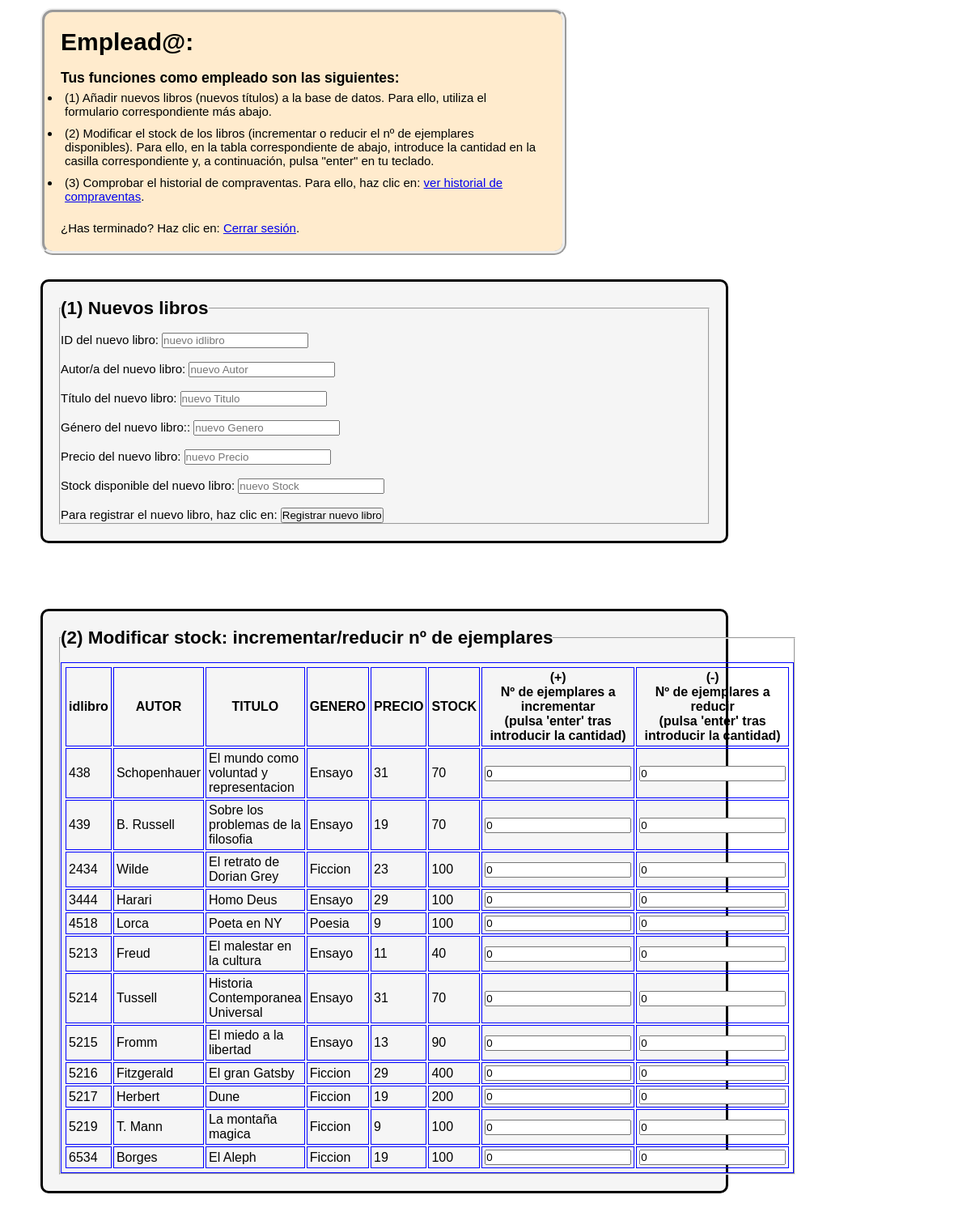
/log_empleado.php, run on the app's committed database.
### tables this page shows
CREATE TABLE `tablalibros`(
  `idlibro` int,
  `Autor` varchar(50),
  `Titulo` varchar(100),
  `Genero` varchar(50),
  `Precio` int,
  `Stock` int,
  PRIMARY KEY (`idlibro`)
);

### log_empleado.php (the view, shortened to what this page needs)
<?php
   include 'conexionBDD.php';
?>
<html>
   <head>
      <link rel="stylesheet" href="bookline.css">
   </head>
   <body class="body_log_empleado">
      <div class="div_titulo">
         <h1>Emplead@: <?php echo $_SESSION['nombre_usuario']; ?> </h1>
         <br>
         <h3> Tus funciones como empleado son las siguientes: </h3>
         <ul>
            <li>(1) Añadir nuevos libros (nuevos títulos) a la base de datos.
                     Para ello, utiliza el formulario correspondiente más abajo.</li>
            <li>(2) Modificar el stock de los libros (incrementar o reducir el nº de ejemplares disponibles).
                     Para ello, en la tabla correspondiente de abajo, introduce la cantidad
                     en la casilla correspondiente y, a continuación, pulsa "enter" en tu teclado.</li>
            <li>(3) Comprobar el historial de compraventas.
                     Para ello, haz clic en: <a href = 'compra-ventas.php'> ver historial de compraventas</a>.</li>
         </ul>
         <br>
         <p> ¿Has terminado? Haz clic en: <a href = 'logout.php'> Cerrar sesión</a>.</p>
      </div>
      <div class="tabla_nuevo_libro">
         <form action="accion_empleado.php" method="POST">
            <fieldset>
               <legend><h2> (1) Nuevos libros </h2></legend>
               <br>
               <label for="idlibro"> ID del nuevo libro:</label>
               <input type="number" id="idlibro" name="idlibro" value="" placeholder="nuevo idlibro">
               <br><br>
               <label for="Autor"> Autor/a del nuevo libro:</label>
               <input type="text" id="Autor" name="Autor" value="" placeholder="nuevo Autor">
               <br><br>
               <label for="Titulo">Título del nuevo libro:</label>
               <input type="text" id="Titulo" name="Titulo" value= "" placeholder="nuevo Titulo">
               <br><br>
               <label for="Genero">Género del nuevo libro::</label>
               <input type="text" id="Genero" name="Genero" value="" placeholder="nuevo Genero">
               <br><br>
               <label for="Precio">Precio del nuevo libro:</label>
               <input type="number" id="Precio" name="Precio" value="" placeholder="nuevo Precio">
               <br><br>
               <label for="Stock">Stock disponible del nuevo libro:</label>
               <input type="number" id="Stock" name="Stock" value="" placeholder="nuevo Stock">
               <br><br>
               <label for="id_submit">Para registrar el nuevo libro, haz clic en:</label>
               <input type="submit" id="id_submit" name="registrar_libro" value="Registrar nuevo libro">
            </fieldset>
         </form>
      </div>
      <br><br><br>
      <?php
         echo "
         <div class='tabla_stock_libros'>
            <fieldset>
               <legend><h2> (2) Modificar stock: incrementar/reducir nº de ejemplares </h2></legend>
               <br>
               <table>\n
               <tr>\n
                  <th>idlibro</th>\n
                  <th>AUTOR</th>\n
                  <th>TITULO</th>\n
                  <th>GENERO</th>\n
                  <th>PRECIO</th>\n
                  <th>STOCK</th>\n
                  <th> (+) <br> Nº de ejemplares a incrementar <br> (pulsa 'enter' tras introducir la cantidad) </th>\n
                  <th> (-) <br> Nº de ejemplares a reducir <br> (pulsa 'enter' tras introducir la cantidad) </th>\n
               </tr>\n
            </fieldset>
         </div>";
         $comando_sql = "SELECT * FROM tablalibros";
         $ejecucion = mysqli_query($conexion, $comando_sql);
         while ($i = mysqli_fetch_assoc($ejecucion)) {
            echo "<tr>\n
                  <td>" . $i["idlibro"] . "</td>\n
                  <td>" . $i["Autor"] . "</td>\n
                  <td>" . $i["Titulo"] . "</td>\n
                  <td>" . $i["Genero"] . "</td>\n
                  <td>" . $i["Precio"] . "</td>\n
                  <td>" . $i["Stock"] . "</td>\n
                  <td><form action='accion_empleado.php' method='POST'>
                     <input type='hidden' name='id' value='" . $i["idlibro"] . "'>
                     <input type='number' name='incrementar' value='0'></form></td>\n
                  <td><form action='accion_empleado.php' method='POST'>
                     <input type='hidden' name='id' value='" . $i["idlibro"] . "'>
                     <input type='number' name='reducir' value='0'></form></td>\n
                  </tr>";
         };
      ?>
   </body>
</html>

### bookline.css (style rules this page uses)
* { margin: 0; padding: 0; box-sizing: border-box; font-family: sans-serif; }
.div_titulo { background-color: blanchedalmond; border-style:ridge; border-radius:15px; border-width: 5px; padding: 20px; margin-left: 50px; margin-right: 500px; margin-bottom: 30px; }
.div_titulo ul li { padding: 5px; }
.body_log_empleado { font-family: sans-serif; font-size: 15px; background-image: url("imagenes/books3.png"); }
.tabla_nuevo_libro { background-color: whitesmoke; border-style: solid; border-radius: 10px; padding: 20px; margin-left: 50px; margin-right: 300px; margin-bottom: 30px; }
.tabla_stock_libros { background-color: whitesmoke; border-style: solid; border-radius: 10px; padding: 20px; margin-left: 50px; margin-right: 300px; margin-bottom: 30px; }

### log_empleado.php (style rules this page uses)
table, th, td { border: 1px solid blue; padding: 3px; }

### data on the page
tablalibros: idlibro "438", Autor "Schopenhauer", Titulo "El mundo como voluntad y representacion", Genero "Ensayo", Precio "31", Stock "70"
tablalibros: idlibro "439", Autor "B. Russell", Titulo "Sobre los problemas de la filosofia", Genero "Ensayo", Precio "19", Stock "70"
tablalibros: idlibro "2434", Autor "Wilde", Titulo "El retrato de Dorian Grey", Genero "Ficcion", Precio "23", Stock "100"
tablalibros: idlibro "3444", Autor "Harari", Titulo "Homo Deus", Genero "Ensayo", Precio "29", Stock "100"
tablalibros: idlibro "4518", Autor "Lorca", Titulo "Poeta en NY", Genero "Poesia", Precio "9", Stock "100"
tablalibros: idlibro "5213", Autor "Freud", Titulo "El malestar en la cultura", Genero "Ensayo", Precio "11", Stock "40"
tablalibros: idlibro "5214", Autor "Tussell", Titulo "Historia Contemporanea Universal", Genero "Ensayo", Precio "31", Stock "70"
tablalibros: idlibro "5215", Autor "Fromm", Titulo "El miedo a la libertad", Genero "Ensayo", Precio "13", Stock "90"
tablalibros: idlibro "5216", Autor "Fitzgerald", Titulo "El gran Gatsby", Genero "Ficcion", Precio "29", Stock "400"
tablalibros: idlibro "5217", Autor "Herbert", Titulo "Dune", Genero "Ficcion", Precio "19", Stock "200"
tablalibros: idlibro "5219", Autor "T. Mann", Titulo "La montaña magica", Genero "Ficcion", Precio "9", Stock "100"
tablalibros: idlibro "6534", Autor "Borges", Titulo "El Aleph", Genero "Ficcion", Precio "19", Stock "100"
